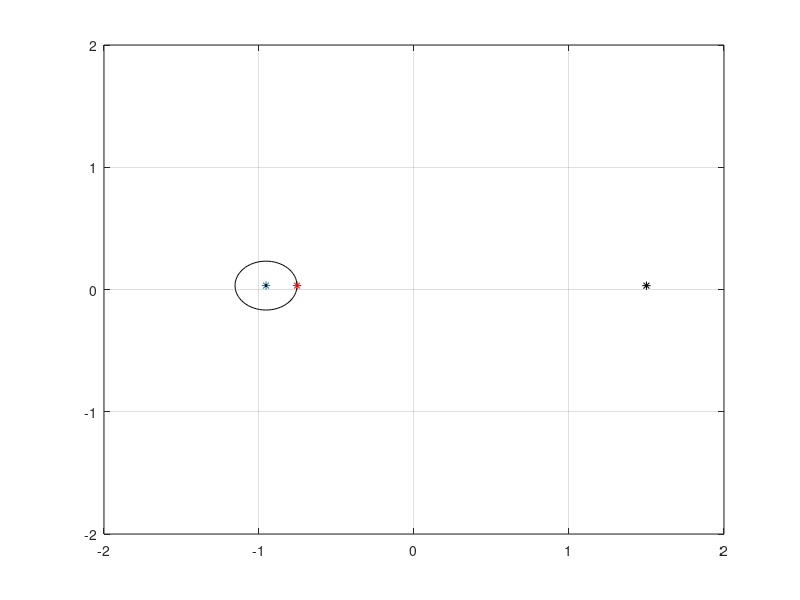

The MATLAB source for this figure: (Note: this script raises an error after producing the figure.)
clear all
close all
clc

K = diag([.2 .2]);
a = 0.2;
ta = 0.1;
tmax = 60;
t = tic;
tc = tic;

X = [-1 0 0]';
Xc = [X(1) + a*cos(X(3)); X(2) + a*sin(X(3)); pi];

c = 0:0.1:2*pi;
Corpo = [X(1) + a*cos(c); X(2) + a*sin(c)];

T = 30;
w = 2*pi/T;
raio_a = 1.5;
raio_b = 1.5;
rastro = [];
rastroC = [];
rastroT = [];

n = 0;
filename = 'TestePioneer.gif';

h = figure;
while toc(t) < tmax
    if toc(tc) > ta
        tc = tic;
        
        Xd = [raio_a*cos(w*toc(t)); raio_b*sin(w*toc(t))];
        dXd = [-raio_a*w*sin(w*toc(t));raio_b*w*cos(w*toc(t))];
        %         Xd = [1.5;1.5];
        %         dXd = [0;0];
        
        %         Xtil = Xd - X(1:2);
        Xtil = Xd - Xc(1:2);
        
        Xref = dXd + K*Xtil;
        
        F = [cos(X(3)) -a*sin(X(3));
            sin(X(3))  a*cos(X(3))];
        
        U = F\Xref;
        
        %         X(1:2) = X(1:2) + Xref*ta;
        %         X(3) = X(3) + U(2)*ta;
        %         Xc = [X(1) + a*cos(X(3)); X(2) + a*sin(X(3))];
        Xc(1:2) = Xc(1:2) + Xref*ta;
        Xc(3) = Xc(3) + U(2)*ta;
        X = [Xc(1) - a*cos(X(3)); Xc(2) - a*sin(X(3)); Xc(3)];
        Corpo = [X(1) + a*cos(c); X(2) + a*sin(c)];
        rastro = [rastro X];
        rastroC = [rastroC Xc];
        rastroT = [rastroT Xd];
        
        plot(X(1),X(2),'*')
        hold on
        plot(Xc(1),Xc(2),'r*')
        plot(Xd(1),Xd(2),'k*')
        plot(Corpo(1,:),Corpo(2,:),'k')
        plot(rastro(1,:),rastro(2,:),'k')
        plot(rastroC(1,:),rastroC(2,:),'r')
        plot(rastroT(1,:),rastroT(2,:),'k--')
        axis(2*[-1 1 -1 1]);
        hold off
        grid on
        %         drawnow
        
        frame = getframe(h);
        im = frame2im(frame);
        [imind,cm] = rgb2ind(im,256);
        % Write to the GIF File
        if n == 0
            imwrite(imind,cm,filename,'gif', 'Loopcount',inf,'DelayTime',ta);
        else
            imwrite(imind,cm,filename,'gif','WriteMode','append','DelayTime',ta);
        end
        n = 1;
        drawnow
    end
end